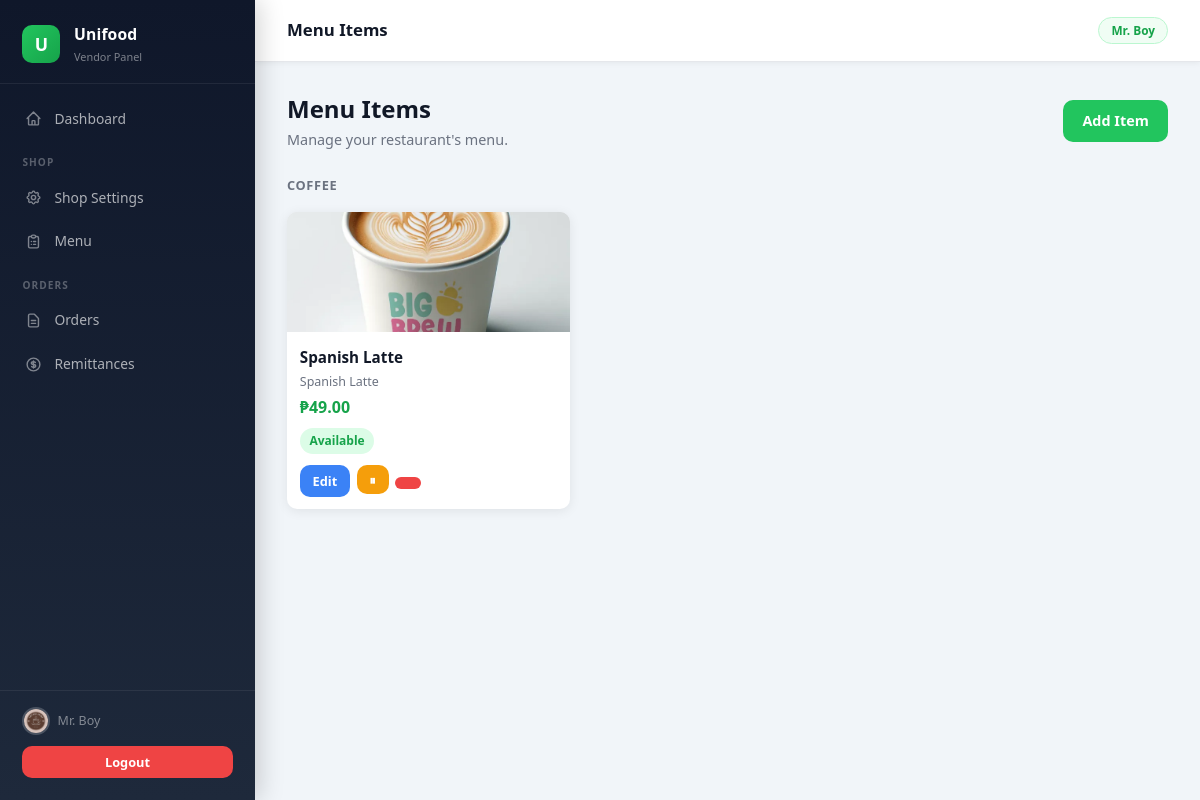
The page /vendor/items (signed in) on the database its author committed.
### models.py (models this page shows, shortened)
class Vendor(db.Model):
    __tablename__ = 'vendors'
    id = db.Column(db.Integer, primary_key=True)
    shop_name = db.Column(db.String(100), nullable=False)
    email = db.Column(db.String(120), unique=True, nullable=False)
    password_hash = db.Column(db.String(256), nullable=False)
    phone = db.Column(db.String(20))
    cover_banner = db.Column(db.String(255))
    shop_logo = db.Column(db.String(255))
    shop_type = db.Column(db.String(50), default='restaurant')  # restaurant, cafe, bakery, etc.
    address = db.Column(db.String(255))
    business_address = db.Column(db.String(255))
    business_city = db.Column(db.String(100))
    vendor_barangay = db.Column(db.String(100))  # used for shipping distance calc
    description = db.Column(db.Text)
    proposal = db.Column(db.Text)
    status = db.Column(db.String(20), default='pending')
    created_at = db.Column(db.DateTime, default=datetime.utcnow)
    categories = db.relationship('Category', backref='vendor', lazy=True,
                                 cascade='all, delete-orphan')
    menu_items = db.relationship('MenuItem', backref='vendor', lazy=True,
                                 cascade='all, delete-orphan')
    orders = db.relationship('Order', backref='vendor', lazy=True,
                              foreign_keys='Order.vendor_id')

class Category(db.Model):
    __tablename__ = 'categories'
    id = db.Column(db.Integer, primary_key=True)
    vendor_id = db.Column(db.Integer, db.ForeignKey('vendors.id'), nullable=False)
    name = db.Column(db.String(100), nullable=False)
    items = db.relationship('MenuItem', backref='category', lazy=True)

class MenuItem(db.Model):
    __tablename__ = 'menu_items'
    id = db.Column(db.Integer, primary_key=True)
    vendor_id = db.Column(db.Integer, db.ForeignKey('vendors.id'), nullable=False)
    category_id = db.Column(db.Integer, db.ForeignKey('categories.id'), nullable=True)
    name = db.Column(db.String(100), nullable=False)
    description = db.Column(db.Text)
    price = db.Column(db.Float, nullable=False)
    image = db.Column(db.String(255))
    is_available = db.Column(db.Boolean, default=True)
    created_at = db.Column(db.DateTime, default=datetime.utcnow)
    order_items = db.relationship('OrderItem', backref='menu_item', lazy=True)

### routes/vendor.py (the view)
@vendor_bp.route('/items')
@vendor_required
def items():
    vendor = Vendor.query.get(session['vendor_id'])
    items_list = MenuItem.query.filter_by(vendor_id=vendor.id).order_by(
        MenuItem.category_id, MenuItem.name).all()
    cats = Category.query.filter_by(vendor_id=vendor.id).all()
    return render_template('vendor/items.html', vendor=vendor, items=items_list, categories=cats)

### routes/vendor.py (called while the page is built)
def vendor_required(f):
    @wraps(f)
    def decorated(*args, **kwargs):
        if 'vendor_id' not in session:
            flash('Please log in as a vendor.', 'error')
            return redirect(url_for('vendor.login'))
        vendor = Vendor.query.get(session['vendor_id'])
        if not vendor or vendor.status in ('suspended', 'banned'):
            session.pop('vendor_id', None)
            flash('Your account has been suspended or banned.', 'error')
            return redirect(url_for('vendor.login'))
        return f(*args, **kwargs)
    return decorated

### templates/vendor/items.html (shortened to what this page needs)
{% extends 'vendor/base.html' %}
{% block page_title %}Menu Items{% endblock %}
{% block content %}
<div class="page-header flex-between"> <div> <h2> Menu Items</h2> <p>Manage your restaurant's menu.</p> </div> <a href="{{ url_for('vendor.item_add') }}" class="btn btn-primary"> Add Item</a>
</div> {% if categories %}
  {% for cat in categories %}
  {% set cat_items = items|selectattr('category_id','equalto',cat.id)|list %}
  {% if cat_items %} <div style="margin-bottom:1rem;font-size:.8rem;color:#6b7280;font-weight:700;text-transform:uppercase;letter-spacing:.05em;"> {{ cat.name }} </div> <div class="items-grid" style="margin-bottom:1.5rem;"> {% for item in cat_items %}
    {% include 'vendor/_item_card.html' %}
    {% endfor %} </div> {% endif %}
  {% endfor %}
{% endif %}
{% set uncategorized = items|selectattr('category_id','none')|list %}
{% endblock %}

### templates/vendor/base.html (shortened to what this page needs)
<!DOCTYPE html>
<html lang="en">
<head>
<link rel="stylesheet" href="{{ url_for('static', filename='css/main.css') }}">
</head>
<body>
<div style="display:flex;min-height:100vh;">
  <aside class="v-sidebar">
    <div class="v-logo">
      <div class="v-logo-icon">U</div>
      <div>
        <div class="v-logo-name">Unifood</div>
        <div class="v-logo-sub">Vendor Panel</div>
      </div>
    </div>
    <nav class="v-nav">
      <a href="{{ url_for('vendor.dashboard') }}" class="{% if request.endpoint == 'vendor.dashboard' %}active{% endif %}">
        <svg class="v-nav-icon" fill="none" stroke="currentColor" viewBox="0 0 24 24"><path stroke-linecap="round" stroke-linejoin="round" stroke-width="2" d="M3 12l2-2m0 0l7-7 7 7M5 10v10a1 1 0 001 1h3m10-11l2 2m-2-2v10a1 1 0 01-1 1h-3m-6 0a1 1 0 001-1v-4a1 1 0 011-1h2a1 1 0 011 1v4a1 1 0 001 1m-6 0h6"/></svg>
        Dashboard
      </a>
      <div class="v-nav-section">Shop</div>
      <a href="{{ url_for('vendor.shop') }}" class="{% if request.endpoint == 'vendor.shop' %}active{% endif %}">
        Shop Settings
      </a>
      <a href="{{ url_for('vendor.menu') }}" class="{% if request.endpoint in ('vendor.menu','vendor.item_add','vendor.item_edit','vendor.categories') %}active{% endif %}">
        <svg class="v-nav-icon" fill="none" stroke="currentColor" viewBox="0 0 24 24"><path stroke-linecap="round" stroke-linejoin="round" stroke-width="2" d="M9 5H7a2 2 0 00-2 2v12a2 2 0 002 2h10a2 2 0 002-2V7a2 2 0 00-2-2h-2M9 5a2 2 0 002 2h2a2 2 0 002-2M9 5a2 2 0 012-2h2a2 2 0 012 2m-3 7h3m-3 4h3m-6-4h.01M9 16h.01"/></svg>
        Menu
      </a>
      <div class="v-nav-section">Orders</div>
      <a href="{{ url_for('vendor.orders') }}" class="{% if request.endpoint == 'vendor.orders' %}active{% endif %}">
        <svg class="v-nav-icon" fill="none" stroke="currentColor" viewBox="0 0 24 24"><path stroke-linecap="round" stroke-linejoin="round" stroke-width="2" d="M9 12h6m-6 4h6m2 5H7a2 2 0 01-2-2V5a2 2 0 012-2h5.586a1 1 0 01.707.293l5.414 5.414a1 1 0 01.293.707V19a2 2 0 01-2 2z"/></svg>
        Orders
      </a>
      <a href="{{ url_for('vendor.remittances') }}" class="{% if request.endpoint == 'vendor.remittances' %}active{% endif %}">
        Remittances
      </a>
    </nav>
    <div class="v-sidebar-footer">
      <div class="v-vendor-chip">
        {% if session.get('vendor_logo') %}
        <img src="{{ url_for('static', filename=session.get('vendor_logo')) }}"
             style="width:28px;height:28px;border-radius:50%;object-fit:cover;flex-shrink:0;border:2px solid rgba(255,255,255,.2);">
        {% else %}
        <div class="v-vendor-dot"></div>
        {% endif %}
        <span>{{ session.get('vendor_name','') }}</span>
      </div>
      <a href="{{ url_for('vendor.logout') }}" class="btn btn-danger btn-sm btn-full">Logout</a>
    </div>
  </aside>
  <div class="v-main">
    <header class="v-topbar">
      <span class="v-topbar-title">{% block page_title %}Dashboard{% endblock %}</span>
      <span class="v-topbar-badge">{{ session.get('vendor_name','') }}</span>
    </header>
    <main class="v-content">
      {% block content %}{% endblock %}
    </main>
  </div>
</div>
</body>
</html>

### templates/vendor/_item_card.html
<div class="item-card"> {% if item.image %} <img src="{{ url_for('static', filename=item.image) }}" class="item-card-img" alt="{{ item.name }}"> {% else %} <div class="item-card-img" style="display:flex;align-items:center;justify-content:center;
       background:linear-gradient(135deg,#dcfce7,#bbf7d0);font-size:2.5rem;"></div> {% endif %} <div class="item-card-body"> <div class="item-card-name">{{ item.name }}</div> {% if item.description %} <div style="font-size:.78rem;color:#6b7280;margin-top:.2rem;">{{ item.description[:60] }}{% if item.description|length > 60 %}...{% endif %}</div> {% endif %} <div class="item-card-price">₱{{ '%.2f'|format(item.price) }}</div> <div style="margin-top:.4rem;"> <span class="badge {% if item.is_available %}badge-success{% else %}badge-danger{% endif %}"> {{ 'Available' if item.is_available else 'Unavailable' }} </span> </div> <div class="item-card-actions"> <a href="{{ url_for('vendor.item_edit', item_id=item.id) }}" class="btn btn-info btn-sm"> Edit</a> <form method="POST" action="{{ url_for('vendor.item_toggle', item_id=item.id) }}"> <button class="btn btn-warning btn-sm" title="Toggle availability"> {{ '⏸' if item.is_available else '' }} </button> </form> <form method="POST" action="{{ url_for('vendor.item_delete', item_id=item.id) }}"
            onsubmit="return confirm('Delete this item?')"> <button class="btn btn-danger btn-sm"></button> </form> </div> </div>
</div>

### static/css/main.css (style rules this page uses)
:root { --green: #22c55e; --green-light: #4ade80; --green-pale: #dcfce7; --green-dark: #16a34a; --black: #111827; --gray-dark: #374151; --gray: #6b7280; --gray-light: #e5e7eb; --gray-pale: #f9fafb; --white: #ffffff; --danger: #ef4444; --warning: #f59e0b; --info: #3b82f6; --shadow: 0 2px 12px rgba(0,0,0,.08); --shadow-lg: 0 8px 30px rgba(0,0,0,.12); --radius: 10px; --radius-lg: 16px; }
*, *::before, *::after { box-sizing: border-box; margin: 0; padding: 0; }
html { font-size: 16px; scroll-behavior: smooth; }
body { font-family: 'Segoe UI', system-ui, -apple-system, sans-serif; background: var(--gray-pale); color: var(--black); line-height: 1.6; min-height: 100vh; }
a { color: var(--green-dark); text-decoration: none; }
img { max-width: 100%; display: block; }
input, select, textarea, button { font-family: inherit; }
h2 { font-size: 1.5rem; font-weight: 700; }
p { color: var(--gray-dark); }
.btn { display: inline-flex; align-items: center; gap: .4rem; padding: .6rem 1.2rem; border: none; border-radius: var(--radius); font-size: .9rem; font-weight: 600; cursor: pointer; transition: all .2s; white-space: nowrap; }
.btn-primary { background: var(--green); color: var(--white); }
.btn-danger { background: var(--danger); color: var(--white); }
.btn-warning { background: var(--warning); color: var(--white); }
.btn-info { background: var(--info); color: var(--white); }
.btn-sm { padding: .35rem .8rem; font-size: .8rem; }
.btn-full { width: 100%; justify-content: center; }
.badge { display: inline-block; padding: .2rem .6rem; border-radius: 999px; font-size: .75rem; font-weight: 600; text-transform: capitalize; }
.badge-success { background: var(--green-pale); color: var(--green-dark); }
.page-header { margin-bottom: 1.5rem; }
.page-header h2 { color: var(--black); }
.page-header p { color: var(--gray); font-size: .9rem; }
.item-card { background: var(--white); border-radius: var(--radius); box-shadow: var(--shadow); overflow: hidden; }
.item-card-img { width: 100%; height: 120px; object-fit: cover; background: var(--gray-light); }
.item-card-body { padding: .8rem; }
.item-card-name { font-weight: 700; font-size: .95rem; }
.item-card-price { color: var(--green-dark); font-weight: 700; margin-top: .2rem; }
.item-card-actions { display: flex; gap: .4rem; margin-top: .7rem; flex-wrap: wrap; }
.flex-between { display: flex; justify-content: space-between; align-items: center; }
.items-grid { display: grid; grid-template-columns: repeat(auto-fill, minmax(220px, 1fr)); gap: 1rem; }

### rows shown on the page
Vendor: get "Mr. Boy"
Category: name "COFFEE"
MenuItem: image (picture), name "Spanish Latte", description "Spanish Latte", price "49.00", is_available "Available", is_available "⏸"
